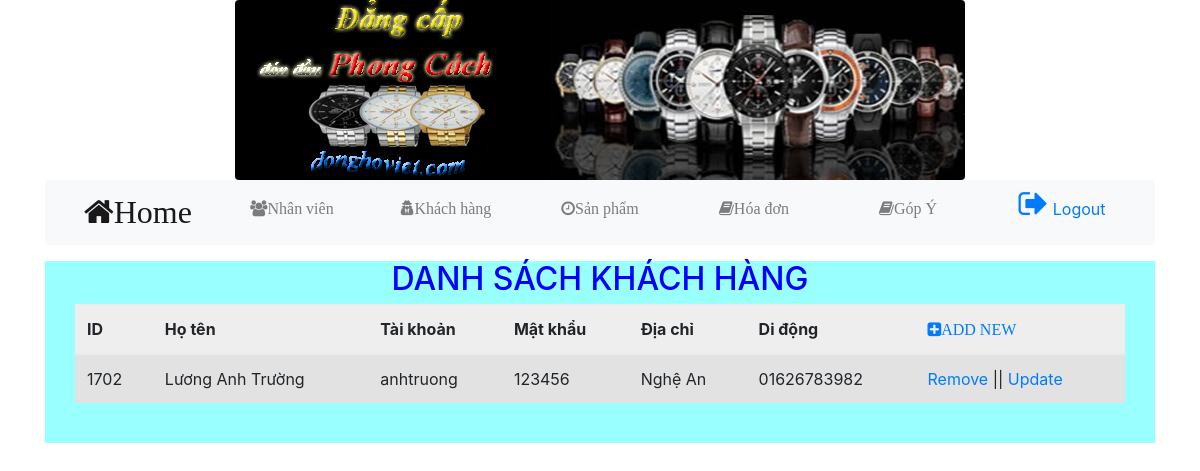
The app's page /admin/homeadmin.php?p=qlkhachhang/khachhang.php (signed in) with its own data.
### tables this page shows
CREATE TABLE `tbl_user` (
  `id_user` int(11) NOT NULL,
  `id_quyen` int(11) NOT NULL,
  `hoten` varchar(50) NOT NULL,
  `user` varchar(50) DEFAULT NULL,
  `pass` varchar(10) DEFAULT NULL,
  `diachi` varchar(100) DEFAULT NULL,
  `dienthoai` varchar(15) DEFAULT NULL
);

### admin/qlkhachhang/khachhang.php (the view)
<h2 style="color: #0000FF; text-align: center;"> DANH SÁCH KHÁCH HÀNG </h2>
<?php
	include("./connectdb.php");
	$queryData = $conn->prepare("select * from tbl_user where id_quyen=2");
	$queryData->execute();
	$result = $queryData->fetchAll();
?>
	<link rel="stylesheet" type="text/css" href="bootstrap/css/bootstrap-grid.css">
 	<link rel="stylesheet" type="text/css" href="bootstrap/css/bootstrap-grid.min.css">
 	<link rel="stylesheet" type="text/css" href="bootstrap/css/bootstrap.css">
 	<link rel="stylesheet" type="text/css" href="bootstrap/css/bootstrap.min.css">
 	<link rel="stylesheet" type="text/css" href="font-awesome/css/font-awesome.min.css">
<div>
	<table  class="table table-striped table-hover" style="background: #EEEEEE">
	<thead>
		<th>ID</th>
		<th>Họ tên</th>
		<th>Tài khoản</th>
		<th>Mật khẩu</th>
		<th>Địa chỉ</th>
		<th>Di động</th>
		<th><a href="homeadmin.php?p=qlkhachhang/kh_addnew.php"><i class="fa fa-plus-square" aria-hidden="true">ADD NEW</i></a></th>
	</thead>
	<tbody>
		<?php
			foreach ($result as $value) {
		?>
		<tr><td><?= $value['id_user'] ?></td>
			<td><?= $value['hoten'] ?></td>
			<td><?= $value['user'] ?></td>
			<td><?= $value['pass'] ?></td>
			<td><?= $value['diachi'] ?></td>
			<td><?= $value['dienthoai'] ?></td>
			<td>
				<a href="qlkhachhang/kh_remove.php?iduser=<?= $value['id_user'] ?>">Remove</a> ||
				<a href="qlkhachhang/kh_update.php?iduser=<?= $value['id_user'] ?>">Update</a>
			</td>
		</tr>
		<?php
			}
		?>
	</tbody>
</table>
<br>
</div>

### records on screen
tbl_user: id_user "1702", hoten "Lương Anh Trường", user "anhtruong", pass "123456", diachi "Nghệ An", dienthoai "01626783982"
